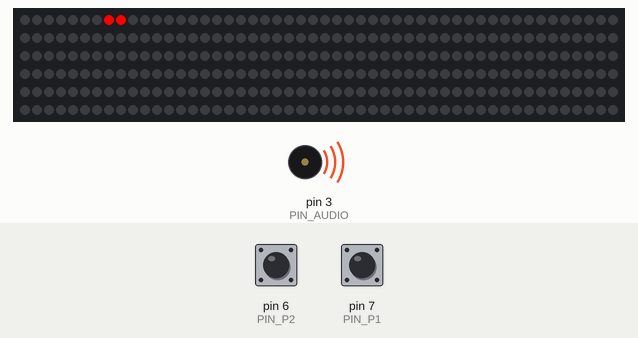
Simulated run of this sketch. Board: Arduino Uno, built with avr-gcc and run on an emulated ATmega328P. Parts: 300 RGB LEDs in strip order, left to right, continuing on the next row, buzzer (waves = sounding). The test bench sets the inputs (shaded band); at power-on: pin 6 (PIN_P2) HIGH, pin 7 (PIN_P1) HIGH.

Above: at 6.1 s.
9.3 s: pin 6 (PIN_P2) pulled LOW for 0.15 s
At 9.94 s:
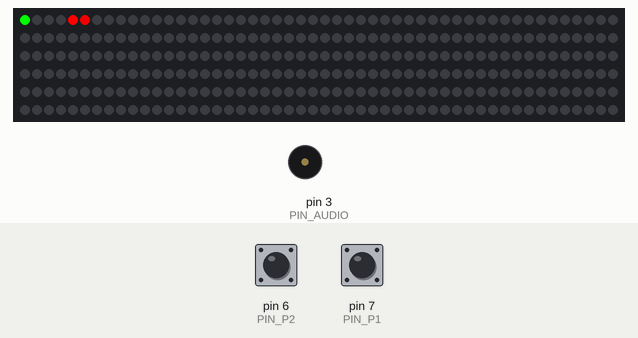
10.0 s: pin 7 (PIN_P1) pulled LOW for 0.15 s
At 10.17 s:
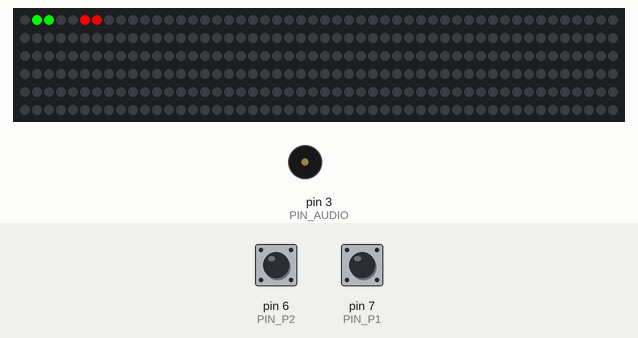
10.7 s: pin 6 (PIN_P2) pulled LOW for 1 s
12.3 s: pin 7 (PIN_P1) pulled LOW for 1 s
Timing chart, 0 to 14.9 s (numbered marks = the images above; inputs shaded):
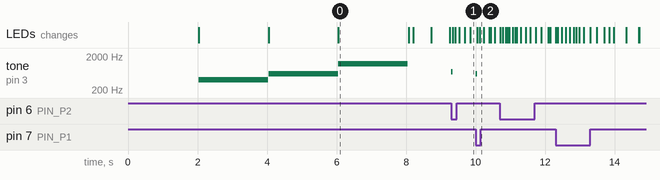

Measured:
- after the input at 9.3 s, tone on pin 3 (PIN_AUDIO): silent → 700 Hz at once, → silent 0.04 s later; the LEDs: first change at once (image 1 shows a later state)
- after the input at 10.0 s, tone on pin 3 (PIN_AUDIO): silent → 600 Hz at once, → silent 0.04 s later

The sketch:

code2.ino
```cpp
// (licence header left out)
#include <Adafruit_NeoPixel.h>
#define PIN_LED        A0
#define PIN_P1         7
#define PIN_P2         6
#define PIN_AUDIO      3

#define COLOR1    track.Color(255,0,0)
#define COLOR2    track.Color(0,255,0)

int win_music[] = {
  2637, 2637, 0, 2637,
  0, 2093, 2637, 0,
  3136
};


int TBEEP=4;

float speed1=0;
float speed2=0;
float dist1=0;
float dist2=0;

byte loop1=0;
byte loop2=0;

byte leader=0;
byte loop_max=5;

int NPIXELS=300;
float ACEL=0.2;
float FRICTION=0.01;
float kf=1.5;

byte flag_sw1=0;
byte flag_sw2=0;
byte draworder=0;

unsigned long timestamp=0;

Adafruit_NeoPixel track = Adafruit_NeoPixel(NPIXELS, PIN_LED, NEO_GRB + NEO_KHZ800);

int tdelay = 5;

void setup() {
  track.begin();
  pinMode(PIN_P1,INPUT_PULLUP);
  pinMode(PIN_P2,INPUT_PULLUP);
  start_race();
}

void start_race(){for(int i=0;i<NPIXELS;i++){track.setPixelColor(i, track.Color(0,0,0));};
                  track.show();
                  delay(2000);
                  track.setPixelColor(12, track.Color(0,255,0));
                  track.setPixelColor(11, track.Color(0,255,0));
                  track.show();
                  tone(PIN_AUDIO,400);
                  delay(2000);
                  noTone(PIN_AUDIO);
                  track.setPixelColor(12, track.Color(0,0,0));
                  track.setPixelColor(11, track.Color(0,0,0));
                  track.setPixelColor(10, track.Color(255,255,0));
                  track.setPixelColor(9, track.Color(255,255,0));
                  track.show();
                  tone(PIN_AUDIO,600);
                  delay(2000);
                  noTone(PIN_AUDIO);
                  track.setPixelColor(9, track.Color(0,0,0));
                  track.setPixelColor(10, track.Color(0,0,0));
                  track.setPixelColor(8, track.Color(255,0,0));
                  track.setPixelColor(7, track.Color(255,0,0));
                  track.show();
                  tone(PIN_AUDIO,1200);
                  delay(2000);
                  noTone(PIN_AUDIO);
                  timestamp=0;
                 };

void winner_fx() {/*for(int i=0;i<6;i++){tone(PIN_AUDIO,400+i*100);
                                    delay(300-i*20);
                                   }
               noTone(PIN_AUDIO);
               for(int i=0;i<=loop1;i++) {track.setPixelColor(i, track.Color(0,0,0));};
               track.show();
               delay(4000);
                */
               int msize = sizeof(win_music) / sizeof(int);
               for (int note = 0; note < msize; note++) {
               tone(PIN_AUDIO, win_music[note],200);
               delay(230);
               noTone(PIN_AUDIO);

}


              };

void burning1(){
//to do
 }

void burning2(){
//to do
 }

void track_rain_fx(){
//to do
 }

void track_oil_fx(){
//to do
 }

void draw_safety_car(){
//to do
 }

void draw_car1(void){for(int i=0;i<=loop1;i++){track.setPixelColor(((word)dist1 % NPIXELS)+i, track.Color(0,255-i*50,0));};   //i not see FX dimmer light ? Why ???
  }

void draw_car2(void){for(int i=0;i<=loop2;i++){track.setPixelColor(((word)dist2 % NPIXELS)+i, track.Color(255-i*50,0,0));};
 }

void loop() {
    for(int i=0;i<NPIXELS;i++){track.setPixelColor(i, track.Color(0,0,0));};
    if ( (flag_sw1==1) && (digitalRead(PIN_P1)==0) ) {flag_sw1=0;speed1+=ACEL;};
    if ( (flag_sw1==0) && (digitalRead(PIN_P1)==1) ) {flag_sw1=1;};

    speed1-=FRICTION*speed1*kf;
    if (speed1<0) {speed1=0;};

    if ( (flag_sw2==1) && (digitalRead(PIN_P2)==0) ) {flag_sw2=0;speed2+=ACEL;};
    if ( (flag_sw2==0) && (digitalRead(PIN_P2)==1) ) {flag_sw2=1;};

    speed2-=FRICTION*speed2*kf;
    if (speed2<0) {speed2=0;};

    dist1=dist1+speed1;
    dist2=dist2+speed2;

    if (dist1>dist2) {leader=1;}
    if (dist2>dist1) {leader=2;};

    if (dist1>NPIXELS*loop1) {loop1++;tone(PIN_AUDIO,600);TBEEP=2;};
    if (dist2>NPIXELS*loop2) {loop2++;tone(PIN_AUDIO,700);TBEEP=2;};

    if (loop1>loop_max) {for(int i=0;i<NPIXELS;i++){track.setPixelColor(i, track.Color(0,255,0));}; track.show();
                                                    winner_fx();loop1=0;loop2=0;dist1=0;dist2=0;speed1=0;speed2=0;timestamp=0;
                                                    start_race();
                                                   }
    if (loop2>loop_max) {for(int i=0;i<NPIXELS;i++){track.setPixelColor(i, track.Color(255,0,0));}; track.show();
                                                    winner_fx();loop1=0;loop2=0;dist1=0;dist2=0;speed1=0;speed2=0;timestamp=0;
                                                    start_race();
                                                   }
    if ((millis() & 512)==(512*draworder)) {if (draworder==0) {draworder=1;}
                          else {draworder=0;}
                         };

    if (draworder==0) {draw_car1();draw_car2();}
        else {draw_car2();draw_car1();}

    track.show();
    delay(tdelay);

    if (TBEEP>0) {TBEEP-=1;
                  if (TBEEP==0) {noTone(PIN_AUDIO);}; // lib conflict !!!! interruption off by neopixel
                 };
}
```
